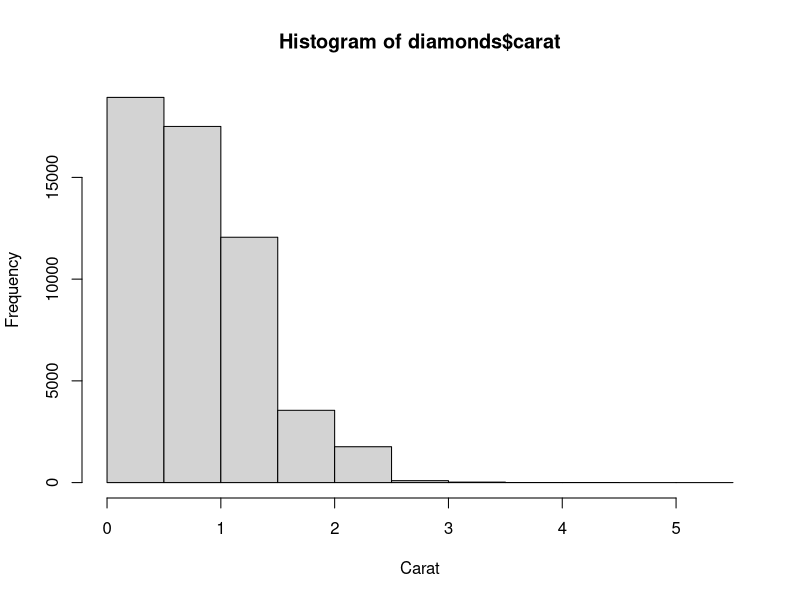
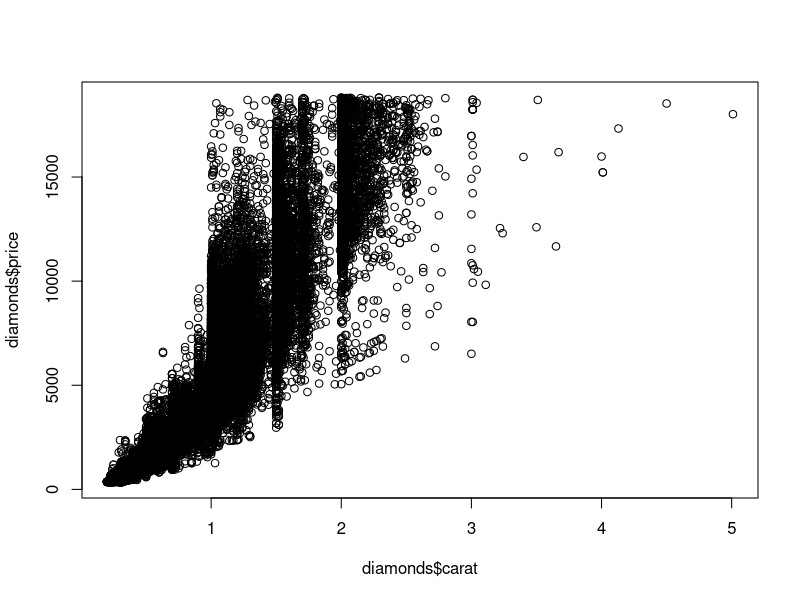
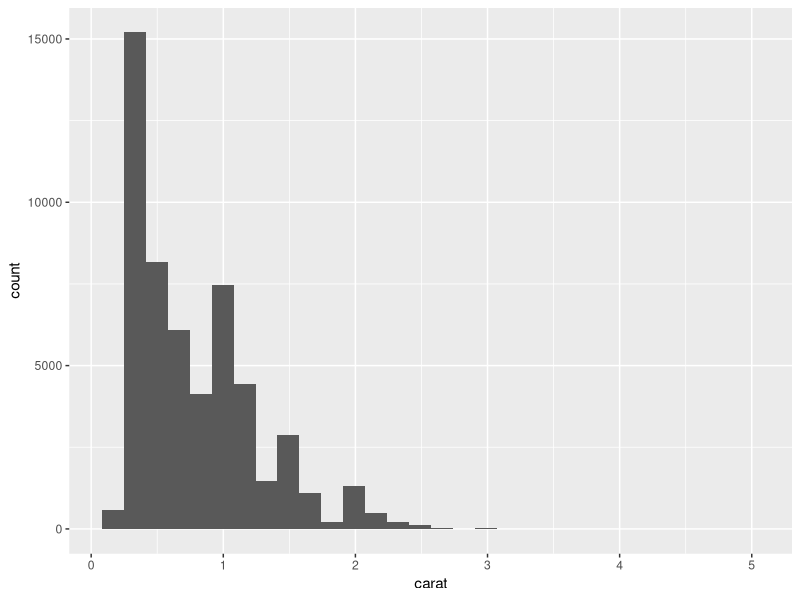
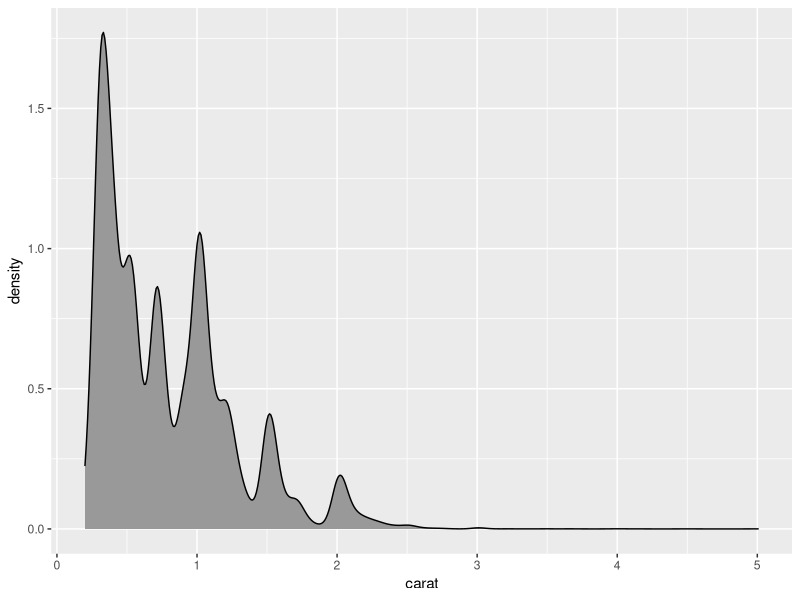
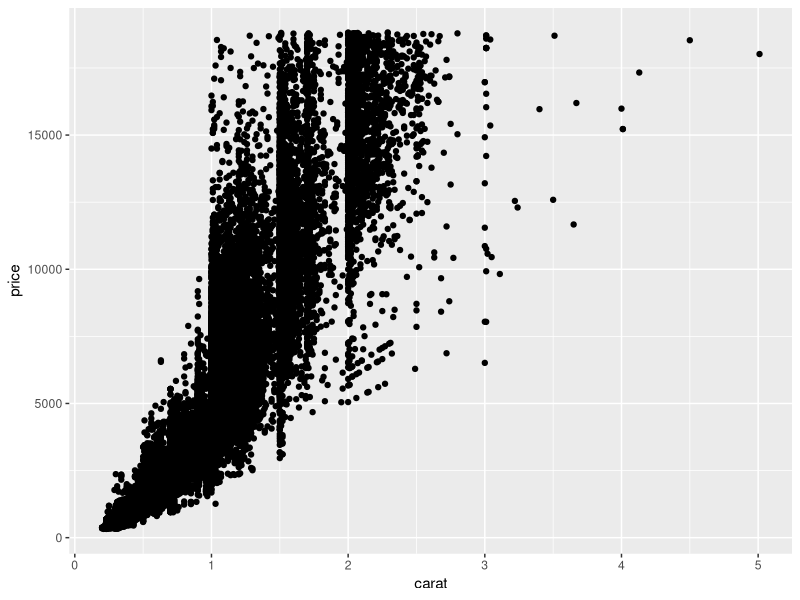
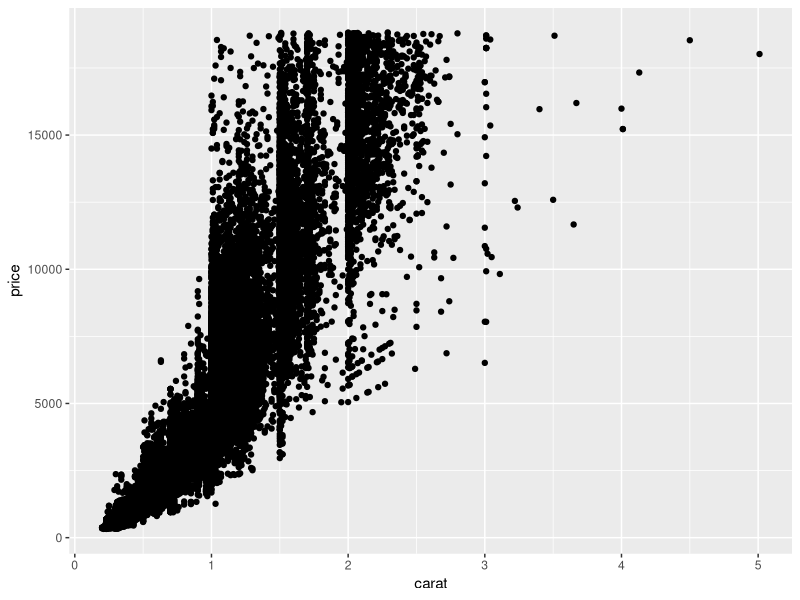
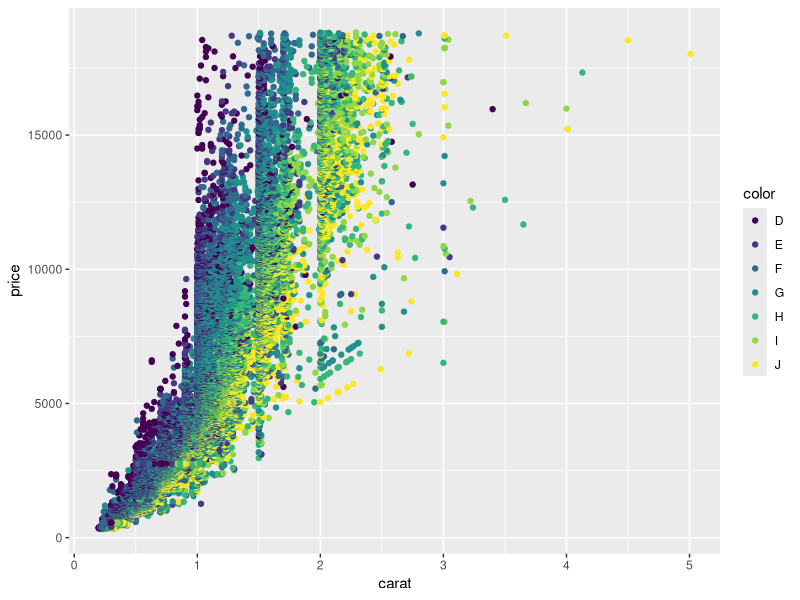
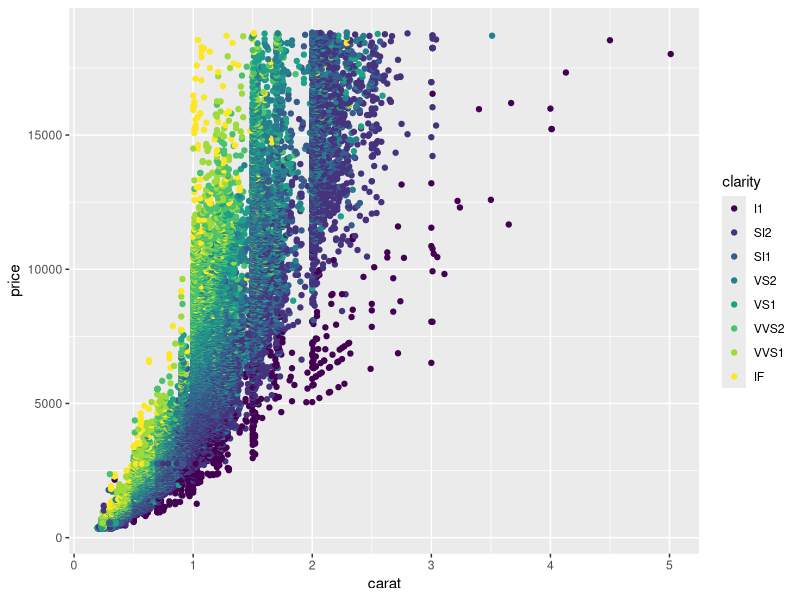

The R source for these figures, in order: (Note: this script raises an error after producing the figures.)
# Set working directory
setwd("/Users/stuart/R_Files/TestR")

# load ggplot2 library
library(ggplot2)

# load diamonds dataset contained in ggplot2
data(diamonds)
hist(diamonds$carat, xlab = 'Carat')
plot(diamonds$carat, diamonds$price)

ggplot(data=diamonds) + geom_histogram(aes(x=carat))

ggplot(data=diamonds) + geom_density(aes(x=carat), fill='grey60')

ggplot(diamonds, aes(x=carat,y=price)) + geom_point()

g <- ggplot(diamonds,aes(x=carat,y=price))
# we can now add any layer to g
g + geom_point()
g + geom_point(aes(color=color))
g + geom_point(aes(color=clarity))

hello.person <- function(name) {
  sprintf('Hello %s', name)
}

double.num <- function(x)
{
  return(x * 2)
}

double.list <- function(list)
{
  return(list * 2)
}

a <- vector(1:12)